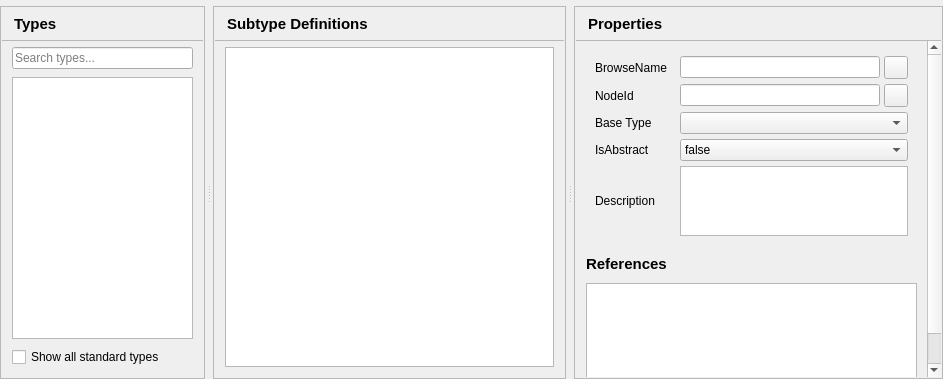
<?xml version="1.0" encoding="UTF-8"?>
<ui version="4.0">
 <class>TypesPage</class>
 <widget class="QWidget" name="TypesPage">
  <layout class="QHBoxLayout" name="mainLayout">
   <property name="spacing">
    <number>0</number>
   </property>
   <property name="leftMargin">
    <number>0</number>
   </property>
   <property name="topMargin">
    <number>6</number>
   </property>
   <property name="rightMargin">
    <number>0</number>
   </property>
   <property name="bottomMargin">
    <number>0</number>
   </property>
   <item>
    <widget class="QSplitter" name="splitter">
     <property name="orientation">
      <enum>Qt::Horizontal</enum>
     </property>
     <property name="childrenCollapsible">
      <bool>false</bool>
     </property>
     <property name="handleWidth">
      <number>8</number>
     </property>
     <widget class="QFrame" name="typesPanel">
      <property name="frameShape">
       <enum>QFrame::StyledPanel</enum>
      </property>
      <property name="panel" stdset="0">
       <bool>true</bool>
      </property>
      <property name="sizePolicy">
       <sizepolicy hsizetype="Preferred" vsizetype="Preferred">
        <horstretch>44</horstretch>
        <verstretch>0</verstretch>
       </sizepolicy>
      </property>
      <layout class="QVBoxLayout" name="typesPanelLayout">
       <property name="spacing">
        <number>0</number>
       </property>
       <property name="leftMargin">
        <number>1</number>
       </property>
       <property name="topMargin">
        <number>1</number>
       </property>
       <property name="rightMargin">
        <number>1</number>
       </property>
       <property name="bottomMargin">
        <number>1</number>
       </property>
       <item>
        <layout class="QHBoxLayout" name="typesPanelHeaderLayout">
         <property name="leftMargin">
          <number>12</number>
         </property>
         <property name="topMargin">
          <number>5</number>
         </property>
         <property name="rightMargin">
          <number>12</number>
         </property>
         <property name="bottomMargin">
          <number>5</number>
         </property>
         <item>
          <widget class="QLabel" name="typesTitle">
           <property name="font">
            <font>
             <pointsize>11</pointsize>
             <bold>true</bold>
            </font>
           </property>
           <property name="text">
            <string>Types</string>
           </property>
           <property name="minimumSize">
            <size>
             <width>0</width>
             <height>22</height>
            </size>
           </property>
          </widget>
         </item>
        </layout>
       </item>
       <item>
        <widget class="QFrame" name="typesPanelSeparator">
         <property name="frameShape">
          <enum>QFrame::StyledPanel</enum>
         </property>
         <property name="minimumSize">
          <size>
           <width>0</width>
           <height>1</height>
          </size>
         </property>
         <property name="maximumSize">
          <size>
           <width>16777215</width>
           <height>1</height>
          </size>
         </property>
         <property name="separator" stdset="0">
          <bool>true</bool>
         </property>
        </widget>
       </item>
       <item>
        <widget class="QWidget" name="typesPanelBody">
         <layout class="QVBoxLayout" name="typesPanelBodyLayout">
          <property name="spacing">
           <number>8</number>
          </property>
          <property name="leftMargin">
           <number>10</number>
          </property>
          <property name="topMargin">
           <number>6</number>
          </property>
          <property name="rightMargin">
           <number>10</number>
          </property>
          <property name="bottomMargin">
           <number>10</number>
          </property>
          <item>
           <widget class="QLineEdit" name="searchEdit">
            <property name="placeholderText">
             <string>Search types...</string>
            </property>
            <property name="clearButtonEnabled">
             <bool>true</bool>
            </property>
           </widget>
          </item>
          <item>
           <widget class="QTreeView" name="typesTree">
            <property name="editTriggers">
             <set>QAbstractItemView::NoEditTriggers</set>
            </property>
            <property name="rootIsDecorated">
             <bool>true</bool>
            </property>
            <property name="uniformRowHeights">
             <bool>true</bool>
            </property>
            <property name="headerHidden">
             <bool>true</bool>
            </property>
           </widget>
          </item>
          <item>
           <widget class="QCheckBox" name="allTypesCheck">
            <property name="text">
             <string>Show all standard types</string>
            </property>
           </widget>
          </item>
         </layout>
        </widget>
       </item>
      </layout>
     </widget>
     <widget class="QFrame" name="subtypesPanel">
      <property name="frameShape">
       <enum>QFrame::StyledPanel</enum>
      </property>
      <property name="panel" stdset="0">
       <bool>true</bool>
      </property>
      <property name="sizePolicy">
       <sizepolicy hsizetype="Preferred" vsizetype="Preferred">
        <horstretch>76</horstretch>
        <verstretch>0</verstretch>
       </sizepolicy>
      </property>
      <layout class="QVBoxLayout" name="subtypesPanelLayout">
       <property name="spacing">
        <number>0</number>
       </property>
       <property name="leftMargin">
        <number>1</number>
       </property>
       <property name="topMargin">
        <number>1</number>
       </property>
       <property name="rightMargin">
        <number>1</number>
       </property>
       <property name="bottomMargin">
        <number>1</number>
       </property>
       <item>
        <layout class="QHBoxLayout" name="subtypesPanelHeaderLayout">
         <property name="leftMargin">
          <number>12</number>
         </property>
         <property name="topMargin">
          <number>5</number>
         </property>
         <property name="rightMargin">
          <number>12</number>
         </property>
         <property name="bottomMargin">
          <number>5</number>
         </property>
         <item>
          <widget class="QLabel" name="subtypesTitle">
           <property name="font">
            <font>
             <pointsize>11</pointsize>
             <bold>true</bold>
            </font>
           </property>
           <property name="text">
            <string>Subtype Definitions</string>
           </property>
           <property name="minimumSize">
            <size>
             <width>0</width>
             <height>22</height>
            </size>
           </property>
          </widget>
         </item>
        </layout>
       </item>
       <item>
        <widget class="QFrame" name="subtypesPanelSeparator">
         <property name="frameShape">
          <enum>QFrame::StyledPanel</enum>
         </property>
         <property name="minimumSize">
          <size>
           <width>0</width>
           <height>1</height>
          </size>
         </property>
         <property name="maximumSize">
          <size>
           <width>16777215</width>
           <height>1</height>
          </size>
         </property>
         <property name="separator" stdset="0">
          <bool>true</bool>
         </property>
        </widget>
       </item>
       <item>
        <widget class="QWidget" name="subtypesPanelBody">
         <layout class="QVBoxLayout" name="subtypesPanelBodyLayout">
          <property name="spacing">
           <number>8</number>
          </property>
          <property name="leftMargin">
           <number>10</number>
          </property>
          <property name="topMargin">
           <number>6</number>
          </property>
          <property name="rightMargin">
           <number>10</number>
          </property>
          <property name="bottomMargin">
           <number>10</number>
          </property>
          <item>
           <widget class="QTableView" name="subtypesView">
            <property name="editTriggers">
             <set>QAbstractItemView::NoEditTriggers</set>
            </property>
            <property name="alternatingRowColors">
             <bool>true</bool>
            </property>
            <property name="selectionMode">
             <enum>QAbstractItemView::SingleSelection</enum>
            </property>
            <property name="selectionBehavior">
             <enum>QAbstractItemView::SelectRows</enum>
            </property>
            <property name="showGrid">
             <bool>false</bool>
            </property>
            <property name="wordWrap">
             <bool>false</bool>
            </property>
            <attribute name="horizontalHeaderHighlightSections">
             <bool>false</bool>
            </attribute>
            <attribute name="horizontalHeaderStretchLastSection">
             <bool>true</bool>
            </attribute>
            <attribute name="verticalHeaderVisible">
             <bool>false</bool>
            </attribute>
           </widget>
          </item>
         </layout>
        </widget>
       </item>
      </layout>
     </widget>
     <widget class="QFrame" name="propertiesPanel">
      <property name="frameShape">
       <enum>QFrame::StyledPanel</enum>
      </property>
      <property name="panel" stdset="0">
       <bool>true</bool>
      </property>
      <property name="sizePolicy">
       <sizepolicy hsizetype="Preferred" vsizetype="Preferred">
        <horstretch>58</horstretch>
        <verstretch>0</verstretch>
       </sizepolicy>
      </property>
      <layout class="QVBoxLayout" name="propertiesPanelLayout">
       <property name="spacing">
        <number>0</number>
       </property>
       <property name="leftMargin">
        <number>1</number>
       </property>
       <property name="topMargin">
        <number>1</number>
       </property>
       <property name="rightMargin">
        <number>1</number>
       </property>
       <property name="bottomMargin">
        <number>1</number>
       </property>
       <item>
        <layout class="QHBoxLayout" name="propertiesPanelHeaderLayout">
         <property name="leftMargin">
          <number>12</number>
         </property>
         <property name="topMargin">
          <number>5</number>
         </property>
         <property name="rightMargin">
          <number>12</number>
         </property>
         <property name="bottomMargin">
          <number>5</number>
         </property>
         <item>
          <widget class="QLabel" name="propertiesTitle">
           <property name="font">
            <font>
             <pointsize>11</pointsize>
             <bold>true</bold>
            </font>
           </property>
           <property name="text">
            <string>Properties</string>
           </property>
           <property name="minimumSize">
            <size>
             <width>0</width>
             <height>22</height>
            </size>
           </property>
          </widget>
         </item>
        </layout>
       </item>
       <item>
        <widget class="QFrame" name="propertiesPanelSeparator">
         <property name="frameShape">
          <enum>QFrame::StyledPanel</enum>
         </property>
         <property name="minimumSize">
          <size>
           <width>0</width>
           <height>1</height>
          </size>
         </property>
         <property name="maximumSize">
          <size>
           <width>16777215</width>
           <height>1</height>
          </size>
         </property>
         <property name="separator" stdset="0">
          <bool>true</bool>
         </property>
        </widget>
       </item>
       <item>
        <widget class="QScrollArea" name="propertiesPanelScroll">
         <property name="frameShape">
          <enum>QFrame::NoFrame</enum>
         </property>
         <property name="widgetResizable">
          <bool>true</bool>
         </property>
         <property name="horizontalScrollBarPolicy">
          <enum>Qt::ScrollBarAlwaysOff</enum>
         </property>
         <property name="panelBody" stdset="0">
          <bool>true</bool>
         </property>
         <widget class="QWidget" name="propertiesPanelBody">
          <layout class="QVBoxLayout" name="propertiesPanelBodyLayout">
           <property name="spacing">
            <number>8</number>
           </property>
           <property name="leftMargin">
            <number>10</number>
           </property>
           <property name="topMargin">
            <number>6</number>
           </property>
           <property name="rightMargin">
            <number>10</number>
           </property>
           <property name="bottomMargin">
            <number>10</number>
           </property>
           <item>
            <widget class="QWidget" name="propertiesHost">
             <layout class="QGridLayout" name="propertiesForm" columnstretch="0,1">
              <property name="horizontalSpacing">
               <number>13</number>
              </property>
              <property name="verticalSpacing">
               <number>5</number>
              </property>
              <item row="0" column="0">
               <widget class="QLabel" name="browseNameLabel">
                <property name="text">
                 <string>BrowseName</string>
                </property>
               </widget>
              </item>
              <item row="0" column="1">
               <layout class="QHBoxLayout" name="browseNameLayout">
                <property name="spacing">
                 <number>4</number>
                </property>
                <item>
                 <widget class="QLineEdit" name="browseNameEdit">
</widget>
                </item>
                <item>
                 <widget class="QToolButton" name="copyBrowseNameButton">
                  <property name="toolTip">
                   <string>Copy BrowseName</string>
                  </property>
                 </widget>
                </item>
               </layout>
              </item>
              <item row="1" column="0">
               <widget class="QLabel" name="nodeIdLabel">
                <property name="text">
                 <string>NodeId</string>
                </property>
               </widget>
              </item>
              <item row="1" column="1">
               <layout class="QHBoxLayout" name="nodeIdLayout">
                <property name="spacing">
                 <number>4</number>
                </property>
                <item>
                 <widget class="QLineEdit" name="nodeIdEdit">
                  <property name="readOnly">
                   <bool>true</bool>
                  </property>
                 </widget>
                </item>
                <item>
                 <widget class="QToolButton" name="copyNodeIdButton">
                  <property name="toolTip">
                   <string>Copy NodeId</string>
                  </property>
                 </widget>
                </item>
               </layout>
              </item>
              <item row="2" column="0">
               <widget class="QLabel" name="baseTypeLabel">
                <property name="text">
                 <string>Base Type</string>
                </property>
               </widget>
              </item>
              <item row="2" column="1">
               <widget class="QComboBox" name="baseTypeCombo">
</widget>
              </item>
              <item row="3" column="0">
               <widget class="QLabel" name="isAbstractLabel">
                <property name="text">
                 <string>IsAbstract</string>
                </property>
               </widget>
              </item>
              <item row="3" column="1">
               <widget class="QComboBox" name="isAbstractCombo">
                <item>
                 <property name="text">
                  <string>false</string>
                 </property>
                </item>
                <item>
                 <property name="text">
                  <string>true</string>
                 </property>
                </item>
               </widget>
              </item>
              <item row="4" column="0">
               <widget class="QLabel" name="descriptionLabel">
                <property name="text">
                 <string>Description</string>
                </property>
               </widget>
              </item>
              <item row="4" column="1">
               <widget class="QPlainTextEdit" name="descriptionEdit">
                <property name="tabChangesFocus">
                 <bool>true</bool>
                </property>
               </widget>
              </item>
             </layout>
            </widget>
           </item>
           <item>
            <widget class="QLabel" name="referencesTitle">
             <property name="font">
              <font>
               <pointsize>11</pointsize>
               <bold>true</bold>
              </font>
             </property>
             <property name="text">
              <string>References</string>
             </property>
             <property name="minimumSize">
              <size>
               <width>0</width>
               <height>22</height>
              </size>
             </property>
            </widget>
           </item>
           <item>
            <widget class="QTableView" name="referencesView">
             <property name="editTriggers">
              <set>QAbstractItemView::NoEditTriggers</set>
             </property>
             <property name="alternatingRowColors">
              <bool>true</bool>
             </property>
             <property name="selectionMode">
              <enum>QAbstractItemView::SingleSelection</enum>
             </property>
             <property name="selectionBehavior">
              <enum>QAbstractItemView::SelectRows</enum>
             </property>
             <property name="showGrid">
              <bool>false</bool>
             </property>
             <property name="wordWrap">
              <bool>false</bool>
             </property>
             <property name="minimumSize">
              <size>
               <width>0</width>
               <height>120</height>
              </size>
             </property>
             <attribute name="horizontalHeaderHighlightSections">
              <bool>false</bool>
             </attribute>
             <attribute name="horizontalHeaderStretchLastSection">
              <bool>true</bool>
             </attribute>
             <attribute name="verticalHeaderVisible">
              <bool>false</bool>
             </attribute>
             <attribute name="horizontalHeaderVisible">
              <bool>false</bool>
             </attribute>
            </widget>
           </item>
          </layout>
         </widget>
        </widget>
       </item>
      </layout>
     </widget>
    </widget>
   </item>
  </layout>
 </widget>
 <resources/>
 <connections/>
</ui>
